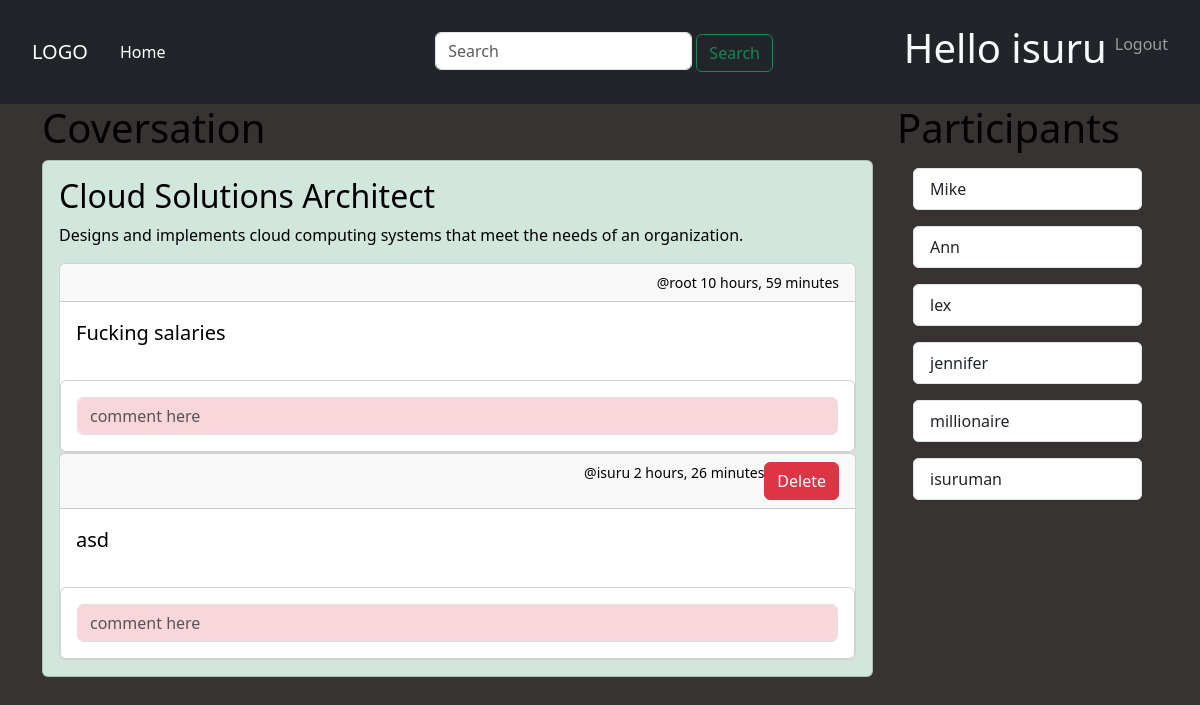
The page /room/5/ (signed in) on the database its author committed.
### base/models.py (models this page shows, shortened)
class Room(models.Model):
    host = models.ForeignKey(User, on_delete=models.SET_NULL, null=True)
    topic = models.ForeignKey(Topic, on_delete=models.SET_NULL, null=True)
    name = models.CharField(max_length=100)
    description = models.TextField(null=True, blank=True)
    participants = models.ManyToManyField(User,related_name="participants")
    updated = models.DateTimeField(auto_now=True)
    created = models.DateTimeField(auto_now_add=True)
    class Meta:
        ordering = ["-created","-updated"]

class Message(models.Model):
    user = models.ForeignKey(User, on_delete=models.CASCADE)
    room = models.ForeignKey(Room, on_delete=models.CASCADE)
    body = models.TextField()
    updated = models.DateTimeField(auto_now=True)
    created = models.DateTimeField(auto_now_add=True)

### base/views.py (the view, shortened to what this page needs)
# urls.py: path('room/<str:pk>/', views.room, name="room"),
def room(request, pk):
    room = Room.objects.get(id=pk)
    room_messages = room.message_set.all()
    participants = room.participants.all()
    context = {"room": room, "room_messages": room_messages,"participants":participants}
    return render(request, "room.html", context)

### templates/room.html (shortened to what this page needs)
<!DOCTYPE html>
<html lang="en">
<head>
	<link href="https://cdn.jsdelivr.net/npm/bootstrap@5.3.0-alpha1/dist/css/bootstrap.min.css" rel="stylesheet"
>
</head>
<body>
{% extends "main.html" %}
{% block content %}
	<div class="container">
		<div class="row">
			<div class="col-md-9">
				<h1 class="text-black">Coversation</h1>
				<div class="row">
					<div class="col">
						<div class="card text-white bg-success-subtle mb-3">
							<div class="card-body">
								<h2 class="card-title text-black">{{ room.name }}</h2>
								<p class="card-text text-black">{{ room.description }}</p>
								{% for message in room_messages %}
									<div class="card">
										<div class="card-header text-black d-flex justify-content-end">
											<small>@{{ message.user }} {{ message.created|timesince }}</small>
											{% if request.user == message.user %}
												<a class="btn btn-danger" href="{% url "delete-message" message.id %}"
												   type="submit">Delete</a>
											{% endif %}
										</div>
										<div class="card-body">
											<blockquote class="blockquote ">
												<p class="text-black">{{ message.body }}</p>
											</blockquote>
										</div>
										<div class="card">
											<div class="card-body">
												<form method="POST" action="">
													<input type="text" name="comment"
													       class="form-control bg-danger-subtle"
													       placeholder="comment here">
												</form>
											</div>
										</div>
									</div>
								{% endfor %}
							</div>
						</div>
					</div>
				</div>
			</div>
			<div class="col-md-3">
				<h1 class="text-black">Participants</h1>
				{% for participant in participants %}
					<div class="list-group bg-dark-subtle text-white m-3">
						<li class="list-group-item">{{ participant.username }}</li>
					</div>
				{% endfor %}
			</div>
		</div>
	</div>
{% endblock %}

### templates/navbar.html (shortened to what this page needs)
<!DOCTYPE html>
<html lang="en">
<head>
</head>
<body>
<nav class="navbar navbar-expand-lg navbar-dark  bg-dark text-light p-4 ">
	<a class="navbar-brand p-2" href=""> LOGO</a>
	<div class="collapse navbar-collapse">
		<div class="navbar-nav">
			<a class="nav-item nav-link active" href="">Home</a>
		</div>
	</div>
	<div class="collapse navbar-collapse d-flex justify-content-end">
		<form class="form-inline my-2 my-lg-0" method="GET" action="{% url "home" %}">
			<label>
				<input class="form-control " type="search" placeholder="Search">
			</label>
			<button class="btn btn-outline-success " type="submit">Search</button>
		</form>
	</div>
	<div class="collapse navbar-collapse d-flex justify-content-end ">
		<div class="navbar-nav ">
			{% if request.user.is_authenticated %}
				<h6 class="nav-item display-6 small ">Hello {{ request.user }} </h6>
				<a class="nav-item nav-link" href="{% url "logout" %}">Logout</a>
			{% else %}
				<a class="nav-item nav-link" href="{% url "login" %}">Login</a>
			{% endif %}
		</div>
	</div>
</nav>
</body>
</html>

### templates/main.html (style rules this page uses)
body { background-color: #383333; color: aliceblue; }

### rows shown on the page
Room: name "Cloud Solutions Architect", description "Designs and implements cloud computing systems that meet the needs of an organization."
Message: user "root", created "10 hours, 59 minutes", body "Fucking salaries"
Message: user "isuru", created "2 hours, 26 minutes", shows "Delete", body "asd"

### other values the page prints
{{ request.user }} "isuru"
{{ participant.username }} "Mike"
{{ participant.username }} "Ann"
{{ participant.username }} "lex"
{{ participant.username }} "jennifer"
{{ participant.username }} "millionaire"
{{ participant.username }} "isuruman"
